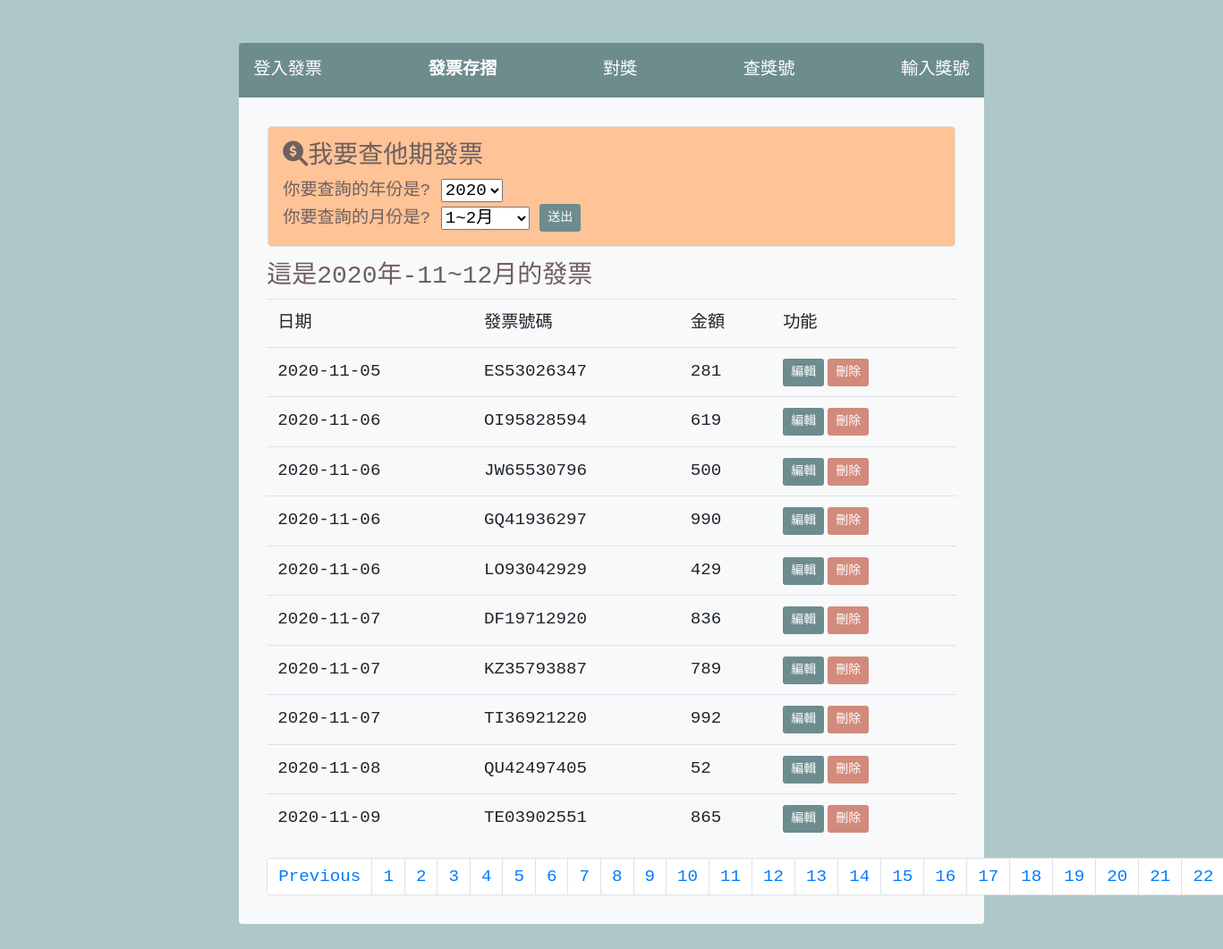
Page /?do=invoices&year=2020&period=6&page=2 on the committed database.
### tables this page shows
CREATE TABLE `invoice` (
  `id` int(11) NOT NULL,
  `code` varchar(2) NOT NULL,
  `number` varchar(8) NOT NULL,
  `period` varchar(1) NOT NULL,
  `payment` int(20) NOT NULL,
  `date` date NOT NULL DEFAULT current_timestamp(),
  `year` varchar(4) NOT NULL
);

### invoices.php (the view, shortened to what this page needs)
<div class="rounded rounded-lg info border p-3 d-flex m-3 ">
<form action="?" method="GET">
<h3><i class="fas fa-search-dollar"></i>我要查他期發票</h3>
你要查詢的年份是?
<?php
$year=date('Y');
?>
<select name="chose_year" id="">
<option value="<?=$year;?>" selected><?=$year;?></option>
</select>
<br>
你要查詢的月份是?
<select name="chose_period" id="">
    <option value="1">1~2月</option>
</select>
<input type="submit" value="送出" class="btn btn-sm " style="background:#6D8C8E;color:white">
</form>
</div>
<?php
include_once('base.php');
if (!empty($_GET['chose_period'])) {
  $year=$_GET['chose_year'];
  $period=$_GET['chose_period'];
}elseif(!empty($_GET['page'])){
  $year=$_GET['year'];
  $period=$_GET['period'];
}
else{
  $period=ceil(date('n')/2);
  $year=date('Y');
}
if(!empty($_GET['page'])){
  $i=$_GET['page'];
  $first=(($i-1)*10);
}else{
  $i=1;
  $first=(($i-1)*10);
}
$sql="SELECT * FROM `invoice` Where `year`='{$year}' && `period`='{$period}' ORDER BY `date` limit {$first},10";
$invoices=$pdo->query($sql)->fetchALL();
switch($period){
case 6:
  $month="11~12";
  break;
    }
    echo "<div class='container'><h3>";
    echo "這是{$year}年-{$month}月的發票";
    echo "</h3>";
?>
<table class='table'>
<tr>
<td>日期</td>
<td>發票號碼</td>
<td>金額</td>
<td>功能</td>
</tr>
<?php
foreach($invoices as $invoice){
    echo '<tr>';
    echo "<td>".$invoice['date']."</td>";
    echo "<td>".$invoice['code'].$invoice['number']."</td>";
    echo "<td>".$invoice['payment']."</td>";
    echo "<td>";
    echo "<a href='?do=editinv&id={$invoice['id']}'><button class='btn btn-sm ' style='background:#6D8C8E;color:white'>編輯</button></a>";
    echo "<a href='?do=delcheck&id={$invoice['id']}&year={$year}&period={$period}'><button class='btn btn-sm mx-1' style='background:#D28A7C;color:white'>刪除</button></a>";
    echo "</td>";
    echo '<tr>';
}
?>
</table>
<?php
$data_amount=$pdo->query("SELECT COUNT(*) FROM `invoice` WHERE `year`='{$year}' && `period`='{$period}'")->fetch();
$page_amount=ceil($data_amount[0]/10);
?>
<nav aria-label="Page navigation example" style='color:#6F5F5E'>
  <ul class="pagination" >
  <li class="page-item"><a class="page-link" href="#">Previous</a></li>
  <?php
  for($i=1;$i<=$page_amount;$i++){
   echo "<li class='page-item'><a class='page-link' href='?do=invoices&year=$year&period=$period&page=$i'>$i</a></li>";
}
    ?>
  </ul>
</nav>
</div>

### index.php (style rules this page uses)
body { background:#AEC8CA; color:#6F5F5E; font-family:monospace; font-size:1.2rem; }
.info { background:#FEC397; }

### rows in the picture
invoice: date "2020-11-05", code "ES", number "53026347", payment "281"
invoice: date "2020-11-06", code "OI", number "95828594", payment "619"
invoice: date "2020-11-06", code "JW", number "65530796", payment "500"
invoice: date "2020-11-06", code "GQ", number "41936297", payment "990"
invoice: date "2020-11-06", code "LO", number "93042929", payment "429"
invoice: date "2020-11-07", code "DF", number "19712920", payment "836"
invoice: date "2020-11-07", code "KZ", number "35793887", payment "789"
invoice: date "2020-11-07", code "TI", number "36921220", payment "992"
invoice: date "2020-11-08", code "QU", number "42497405", payment "52"
invoice: date "2020-11-09", code "TE", number "03902551", payment "865"

### other values in the picture
$year "2020"
$month "11~12"
form field chose_year "2020"
